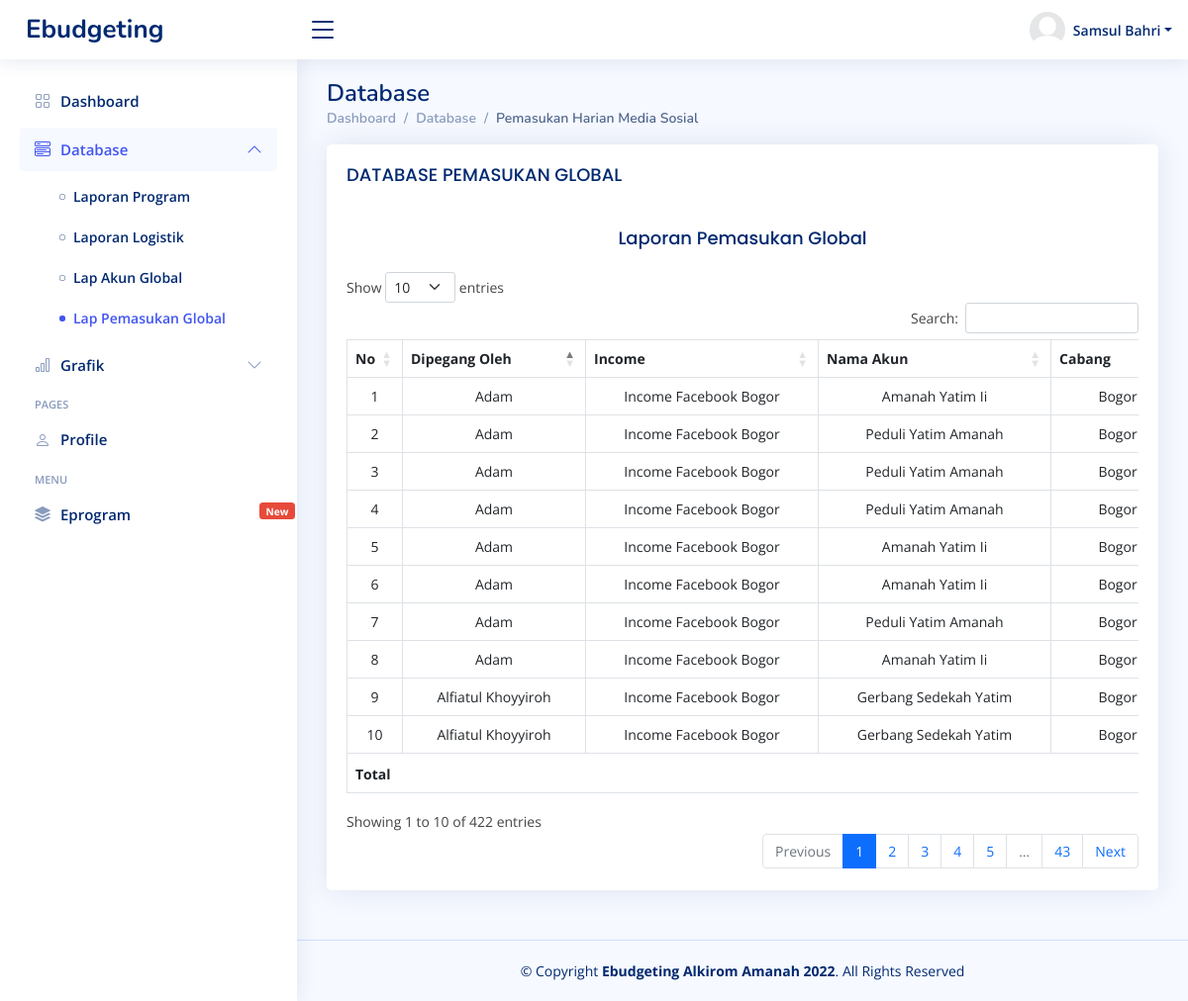
Screenshot of /admin/kepala_cabang.php?id_database=database_harianMedia (signed in) with the database file from the repository.
### tables this page shows
CREATE TABLE `akun_pengurus` (
  `id` int(11) NOT NULL,
  `id_pengurus` varchar(100) NOT NULL,
  `nama` varchar(100) NOT NULL,
  `cabang` varchar(200) NOT NULL,
  `username` varchar(100) NOT NULL,
  `password` varchar(256) NOT NULL,
  `profil` varchar(200) NOT NULL,
  `posisi` varchar(255) NOT NULL
);

CREATE TABLE `income_media` (
  `id` int(11) NOT NULL,
  `id_pengurus` varchar(100) NOT NULL,
  `nomor_id` varchar(100) NOT NULL,
  `pemegang` varchar(100) NOT NULL,
  `nama_akun` varchar(100) NOT NULL,
  `cabang` varchar(100) NOT NULL,
  `nama_donatur` varchar(100) NOT NULL,
  `tanggal_tf` date NOT NULL,
  `jam_tf` time NOT NULL,
  `bank` varchar(100) NOT NULL,
  `jumlah_tf` varchar(100) NOT NULL,
  `status` varchar(100) NOT NULL
);

### admin/kepala_cabang.php (called while the page is built)
<?php include '../homepage.php' ?>

### models/database/pemasukan/sub-harianPemasukan.php (the view, shortened to what this page needs)
<div class="card-body">
    <h5 class="card-title">DATABASE PEMASUKAN GLOBAL</h5>
    <div class="table-responsive">
        <h5 class="card-title text-center">Laporan Pemasukan Global</h5>
        <table id="tabel-data_databaseIncomeMedia" class="table table-bordered">
            <thead>
                <tr style="text-align: center;">
                    <th scope="col">No</th>
                    <th scope="col">Dipegang Oleh</th>
                    <th scope="col">Income</th>
                    <th scope="col">Nama Akun</th>
                    <th scope="col">Cabang</th>
                </tr>
            </thead>
            <tbody>
                <?php
                    $no = 1;
                    while ($r = $q->fetch_assoc()) {
                ?>
                <tr>
                    <td style="text-align: center;"><?= $no++ ?></td>
                    <td style="text-align: center;"><?= ucwords($r['pemegang']) ?></td>
                    <td style="text-align: center;">
                        <?php if ($r["id_pengurus"] == "instagram") { ?>
                        Income Instagram
                        <?php } elseif ($r["id_pengurus"] == "facebook_depok") { ?>
                        Income Fecebook Depok
                        <?php } else { ?>
                        Income Facebook Bogor
                        <?php } ?>
                    </td>
                    <td style="text-align: center;"><?= ucwords($r['nama_akun']) ?></td>
                    <td style="text-align: center;"><?= ucwords($r['cabang']) ?></td>
                </tr>
                <?php } ?>
            </tbody>
            <tfoot>
                <tr style="text-align: center;">
                    <th colspan="9">Total</th>
                </tr>
            </tfoot>
        </table>
    </div>
</div>

### base/icon-navigation.php (shortened to what this page needs)
<nav class="header-nav ms-auto">
    <ul class="d-flex align-items-center">
        <li class="nav-item dropdown pe-3">
            <a class="nav-link nav-profile d-flex align-items-center pe-0" href="#" data-bs-toggle="dropdown">
                <img src="../assets/img/icons/<?= $profil ?>" alt="Profile" class="rounded-circle">
                <span class="d-none d-md-block dropdown-toggle ps-2"><?= ucwords($nama) ?></span>
            </a>
        </li>
    </ul>
</nav>

### assets/css/style.css (style rules this page uses)
:root { scroll-behavior: smooth; }
body { font-family: "Open Sans", sans-serif; background: #f6f9ff; color: #444444; }
a { color: #4154f1; text-decoration: none; }
h1, h2, h3, h4, h5, h6 { font-family: "Nunito", sans-serif; }
.card-title { padding: 20px 0 15px 0; font-size: 18px; font-weight: 500; color: #012970; font-family: "Poppins", sans-serif; }
.card-body { padding: 0 20px 20px 20px; }
.header-nav ul { list-style: none; }
.header-nav>ul { margin: 0; padding: 0; }
.header-nav .nav-profile { color: #012970; }
.header-nav .nav-profile img { max-height: 36px; }
.header-nav .nav-profile span { font-size: 14px; font-weight: 600; }

### assets/css/responsive.css (style rules this page uses)
@media (min-width: 992px) { .form-control, .input-group-text, #form-pengajuan .list-group, .form-text, .form-select, .button .btn-primary, .button .btn-secondary, .button-global .btn-primary, .button-global .btn-success, .table-responsive, .table-responsive .btn-primary, .table-responsive .btn-danger, .table-responsive .btn-success, .modal-footer .btn-secondary, .buttons-excel, .buttons-collection, .profile .nav-item, .revenue-card .akun, .customers-card .akun, #akunMedia .btn-danger, #profile-overview .col-lg-9, #profile-edit .btn-primary, #profile-change-password .btn-primary { font-size: 14px !important; } }
@media (min-width:576px) { .form-control, .input-group-text, #form-pengajuan .list-group, .form-text, .form-select, .button .btn-primary, .button .btn-secondary, .button-global .btn-success, .button-global .btn-primary, .table-responsive, .table-responsive .btn-primary, .table-responsive .btn-danger, .table-responsive .btn-success, .modal-footer .btn-secondary, .buttons-excel, .buttons-collection, .profile .nav-item, .revenue-card .akun, .customers-card .akun, #akunMedia .btn-danger, #profile-overview .col-lg-9, #profile-edit .btn-primary, #profile-change-password .btn-primary { font-size: 14px; } }

### rows the page displays
akun_pengurus: profil (picture), nama "Samsul Bahri"
income_media: pemegang "Adam", id_pengurus "Income Facebook Bogor", nama_akun "Amanah Yatim Ii", cabang "Bogor"
income_media: pemegang "Adam", id_pengurus "Income Facebook Bogor", nama_akun "Peduli Yatim Amanah", cabang "Bogor"
income_media: pemegang "Adam", id_pengurus "Income Facebook Bogor", nama_akun "Peduli Yatim Amanah", cabang "Bogor"
income_media: pemegang "Adam", id_pengurus "Income Facebook Bogor", nama_akun "Peduli Yatim Amanah", cabang "Bogor"
income_media: pemegang "Adam", id_pengurus "Income Facebook Bogor", nama_akun "Amanah Yatim Ii", cabang "Bogor"
income_media: pemegang "Adam", id_pengurus "Income Facebook Bogor", nama_akun "Amanah Yatim Ii", cabang "Bogor"
income_media: pemegang "Adam", id_pengurus "Income Facebook Bogor", nama_akun "Peduli Yatim Amanah", cabang "Bogor"
income_media: pemegang "Adam", id_pengurus "Income Facebook Bogor", nama_akun "Amanah Yatim Ii", cabang "Bogor"
income_media: pemegang "Alfiatul Khoyyiroh", id_pengurus "Income Facebook Bogor", nama_akun "Gerbang Sedekah Yatim", cabang "Bogor"
income_media: pemegang "Alfiatul Khoyyiroh", id_pengurus "Income Facebook Bogor", nama_akun "Gerbang Sedekah Yatim", cabang "Bogor"
